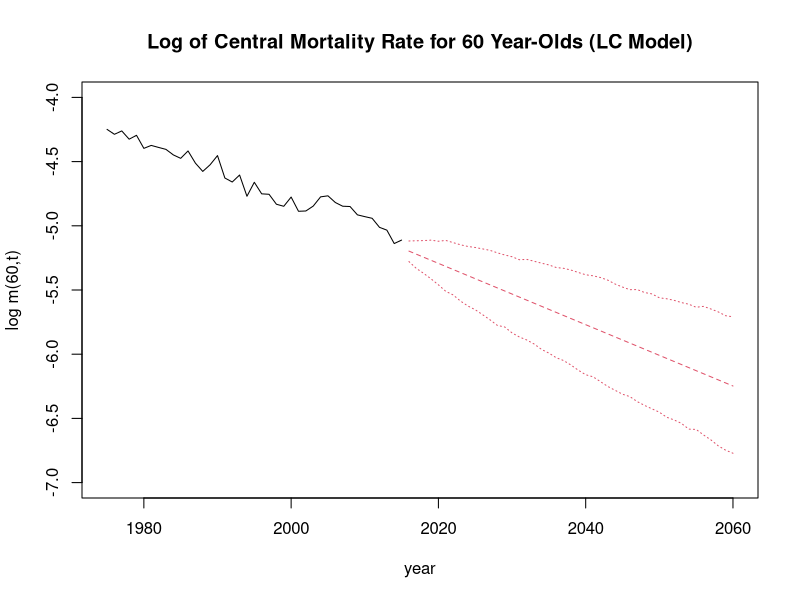
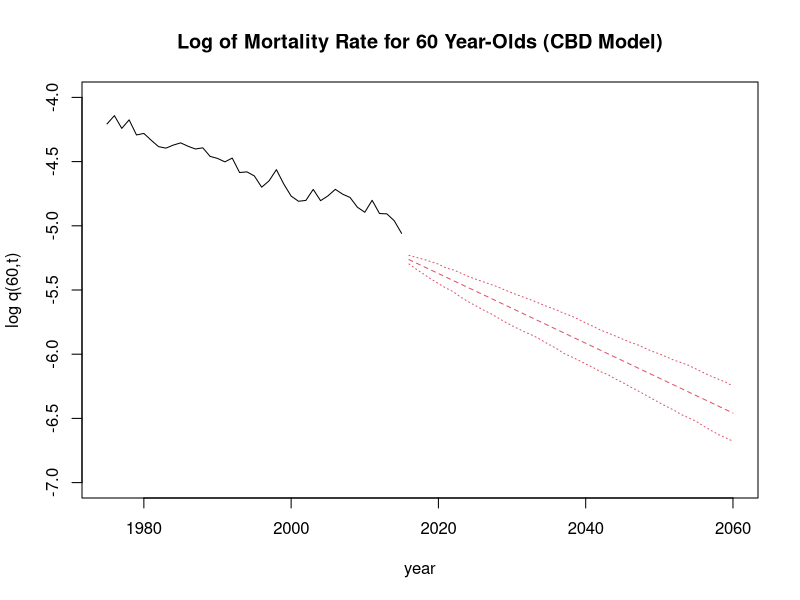

Source code (R) for these figures, in order:
## ---- chunk 1
rm(list = ls())
library(knitr)
library(tidyverse)
set.seed(31455034)
knitr::opts_chunk$set(echo = FALSE, warning = FALSE, message = FALSE)
## ---- chunk 2
# Limiting to Years 1975 - 2015 & Ages 0 - 99
death <- read.delim(file = "Data/Deaths_1x1.txt", sep = "") %>%
    filter(1975 <= Year, Year <= 2015, Age != "110+") %>%
    select(-Female, -Male) %>%
    mutate(Age = strtoi(Age)) %>%
    filter(Age < 100)


# Limiting to Years 1975 - 2015 & Ages 0 - 99
exposure <- read.delim(file = "Data/Exposures_1x1.txt", sep = "") %>%
    filter(1975 <= Year, Year <= 2015, Age != "110+") %>%
    select(-Female, -Male) %>%
    mutate(Age = strtoi(Age)) %>%
    filter(Age < 100)

age <- max(death$Age) - min(death$Age) + 1
year <- 2015 - 1975 + 1

# Death Array
d <- array(NA, c(age, year))

# Exposure Array
e <- array(NA, c(age, year))

# Central Death Rate Array
# m_(x, t) ≈ d_(x,t) / E_(x,t)
m <- array(NA, c(age, year + 45))

# Dataset age incrementer
h <- 1

for (t in 1:year) {
    for (x in 1:age) {
        d[x, t] <- death$Total[h]
        e[x, t] <- exposure$Total[h]
        m[x, t] <- d[x, t] / e[x, t]
        h <- h + 1
    }
}
## ---- chunk 3
# Overall mortality level
a <- numeric()

for (x in 1:age) {
    a[x] <- mean(log(m[x, 1:year]))
}

info <- array(NA, c(age, year))

# Demeaned mortality data
for (x in 1:age) {
    for (t in 1:year) {
        info[x, t] <- log(m[x, t]) - a[x]
    }
}

pca <- svd(info, 1, 1)
# X = UDV'
# U: orthogonal matrix
# V: orthogonal matrix
# D: diagonal matrix

# Age-specific sensitivity of log death
b <- pca$u / sum(pca$u)

# Mortality index
k <- sum(pca$u) * pca$d[1] * pca$v
## ---- chunk 4
# Bivariate random walk with drift Term
mu <- (k[year] - k[1]) / (year - 1)
for (t in 1:45) {
    # Random Walk with Drift
    k[year + t] <- k[year + t - 1] + mu
    for (x in 1:age) {
        m[x, year + t] <- exp(a[x] + b[x] * k[year + t])
    }
}
## ---- chunk 5
sigma <- sd(k[2:year] - k[1:(year - 1)])

# Future Central Death Rate Array
mf <- array(NA, c(age, year + 45, 1000))

# Future Mortality index
kf <- array(NA, c(year + 45, 1000))
# 1000 simulations
# rnorm(1): simulated error with mean 0 and variance 1
# sigma*rnorm(1)
for (z in 1:1000) {
    mf[1:age, 1:year, z] <- m[1:age, 1:year]
    kf[1:year, z] <- k[1:year]
    for (t in 1:45) {
        # Random Walk with Drift and noise added
        kf[year + t, z] <- kf[year + t - 1, z] + mu + sigma * rnorm(1)
        for (x in 1:age) {
            mf[x, year + t, z] <- exp(a[x] + b[x] * kf[year + t, z])
        }
    }
}

# 95% preidciton interval

# 97.5% quantile: upper end
upper <- numeric()
# 2.5% quantile: lower end
lower <- numeric()
for (t in 1:45) {
    upper[t] <- quantile(mf[60, year + t, 1:1000], 0.975)
    lower[t] <- quantile(mf[60, year + t, 1:1000], 0.025)
}

plot(
    c(1975:2015), log(m[60, 1:year]),
    xlim = c(1975, 2060), type = "l", ylim = c(-7, -4),
    xlab = "year", ylab = "log m(60,t)",
    main = "Log of Central Mortality Rate for 60 Year-Olds (LC Model)"
)
lines(c(2016:2060), log(m[60, (year + 1):(year + 45)]), lty = 2, col = 2)
lines(c(2016:2060), log(upper), lty = 3, col = 2)
lines(c(2016:2060), log(lower), lty = 3, col = 2)
## ---- chunk 6
LC_Cohort_Life_Expectancy <- exp(-m[60, year])

for (t in 1:(99 - 60)) {
    LC_Cohort_Life_Expectancy <- LC_Cohort_Life_Expectancy * exp(-m[60 + t, year + t])
    if (LC_Cohort_Life_Expectancy >= 0.5) lce_age <- 60 + t
}
# LC_Cohort_Life_Expectancy
## ---- chunk 7
# Limiting to Years 1975 - 2015 & Ages 0 - 99
death <- read.delim(file = "Data/Deaths_1x1.txt", sep = "") %>%
    filter(1975 <= Year, Year <= 2015, Age != "110+") %>%
    select(-Female, -Male) %>%
    mutate(Age = strtoi(Age)) %>%
    filter(Age >= 60, Age < 100)


# Limiting to Years 1975 - 2015 & Ages 0 - 99
exposure <- read.delim(file = "Data/Exposures_1x1.txt", sep = "") %>%
    filter(1975 <= Year, Year <= 2015, Age != "110+") %>%
    select(-Female, -Male) %>%
    mutate(Age = strtoi(Age)) %>%
    filter(Age >= 60, Age < 100)

age <- max(death$Age) - min(death$Age) + 1
year <- 2015 - 1975 + 1

# Death Array
d <- array(NA, c(age, year))

# Exposure Array
e <- array(NA, c(age, year))

# Central Death Rate Array
# m_(x, t) ≈ d_(x,t) / E_(x,t)
m <- array(NA, c(age, year))

# Mortality Rate Array
q <- array(NA, c(age, year + 45))

# Dataset age incrementer
h <- 1

for (t in 1:year) {
    for (x in 1:age) {
        d[x, t] <- death$Total[h]
        e[x, t] <- exposure$Total[h]
        m[x, t] <- d[x, t] / e[x, t]
        q[x, t] <- 1 - exp(-(d[x, t] / e[x, t]))
        h <- h + 1
    }
}
## ---- chunk 8
xbar <- mean(c(60:99))
co <- c(60:99) - xbar

# Level of mortality curve
kappa_1 <- numeric()

# Gradient of mortality curve
kappa_2 <- numeric()

for (t in 1:year) {
    fit <- lm(log(q[1:age, t] / (1 - q[1:age, t])) ~ co)
    kappa_1[t] <- fit$coef[1]
    kappa_2[t] <- fit$coef[2]
}
## ---- chunk 9
# Bivaraite random walk with drift Term
mu1 <- (kappa_1[year] - kappa_1[1]) / (year - 1)
# Bivaraite random walk with drift Term
mu2 <- (kappa_2[year] - kappa_2[1]) / (year - 1)

for (t in 1:45) {
    kappa_1[year + t] <- kappa_1[year + t - 1] + mu1
    kappa_2[year + t] <- kappa_2[year + t - 1] + mu2
    for (x in 1:age) {
        temp <- exp(kappa_1[year + t] + kappa_2[year + t] * (x + 59 - xbar))
        q[x, year + t] <- temp / (1 + temp)
    }
}
## ---- chunk 10
sigma1 <- sd(kappa_1[2:year] - kappa_1[1:(year - 1)])
sigma2 <- sd(kappa_2[2:year] - kappa_2[1:(year - 1)])
sigma12 <- cor(kappa_1[2:year] - kappa_1[1:(year - 1)], kappa_2[2:year] - kappa_2[1:(year - 1)])

# Future Mortality Rate Array
qf <- array(NA, c(age, year + 45, 1000))

# Future level of mortality curve
k1f <- array(NA, c(year + 45, 1000))

# Future gradient of mortality curve
k2f <- array(NA, c(year + 45, 1000))

for (z in 1:1000) {
    qf[1:age, 1:year, z] <- q[1:age, 1:year]
    k1f[1:year, z] <- kappa_1[1:year]
    k2f[1:year, z] <- kappa_2[1:year]
    for (t in 1:45) {
        z1 <- rnorm(1)
        z2 <- sigma12 * z1 + sqrt(1 - sigma12^2) * rnorm(1)
        k1f[year + t, z] <- k1f[year + t - 1, z] + mu1 + sigma1 * z1
        k2f[year + t, z] <- k2f[year + t - 1, z] + mu2 + sigma2 * z2
        for (x in 1:age) {
            temp <- exp(k1f[year + t, z] + k2f[year + t, z] * (x + 59 - xbar))
            qf[x, year + t, z] <- temp / (1 + temp)
        }
    }
}

upper <- numeric()
lower <- numeric()
for (t in 1:45) {
    upper[t] <- quantile(qf[1, year + t, 1:1000], 0.95)
    lower[t] <- quantile(qf[1, year + t, 1:1000], 0.05)
}


plot(
    c(1975:2015), log(q[1, 1:year]),
    xlim = c(1975, 2060), type = "l", ylim = c(-7, -4),
    xlab = "year", ylab = "log q(60,t)",
    main = "Log of Mortality Rate for 60 Year-Olds (CBD Model)"
)
lines(c(2016:2060), log(q[1, (year + 1):(year + 45)]), lty = 2, col = 2)
lines(c(2016:2060), log(upper), lty = 3, col = 2)
lines(c(2016:2060), log(lower), lty = 3, col = 2)
## ---- chunk 11
# CBD_Cohort_Life_Expectancy <- array(60, 1:(99 - 60))
CBD_P <- (1 - q[1, year])

for (t in 1:(99 - 60)) {
    CBD_P <- CBD_P * (1 - q[1 + t, year + t])
    # CBD_Cohort_Life_Expectancy[t + 1] <- 
    if (CBD_P >= 0.5) cbde_age <- 60 + t
}

## ---- chunk 12
# Limiting to Years 1975 - 2015 & Ages 0 - 99
death <- read.delim(file = "Data/Deaths_1x1.txt", sep = "") %>%
    filter(1975 <= Year, Year <= 2015, Age != "110+") %>%
    select(-Female, -Male) %>%
    mutate(Age = strtoi(Age)) %>%
    filter(Age < 100)


# Limiting to Years 1975 - 2015 & Ages 0 - 99
exposure <- read.delim(file = "Data/Exposures_1x1.txt", sep = "") %>%
    filter(1975 <= Year, Year <= 2015, Age != "110+") %>%
    select(-Female, -Male) %>%
    mutate(Age = strtoi(Age)) %>%
    filter(Age < 100)

age <- max(death$Age) - min(death$Age) + 1
year <- 2015 - 1975 + 1

# Death Array
d <- array(NA, c(age, year))

# Exposure Array
e <- array(NA, c(age, year))

# Central Death Rate Array
# m_(x, t) ≈ d_(x,t) / E_(x,t)
m <- array(NA, c(age, year))

# Dataset age incrementer
h <- 1

for (t in 1:year) {
    for (x in 1:age) {
        d[x, t] <- death$Total[h]
        e[x, t] <- exposure$Total[h]
        m[x, t] <- d[x, t] / e[x, t]
        h <- h + 1
    }
}
## ---- chunk 13
nom_upper <-  0.9
nom_lower <- 0.1
hids <- 3
epoch <- 100000
testing_years <- c(5, 15, 25)
## ---- chunk 14
x <- array(NA, c(2, 100))
mx <- max(log(m[, testing_years]))
mn <- min(log(m[, testing_years]))
t <- (log(m[, testing_years]) - mn) / (mx - mn) * (nom_upper - nom_lower) + nom_lower
## ---- chunk 15
n <- age
y <- array(NA, c(hids, n))
z <- numeric()

logistic <- function(s) {
    if (s > 700) {
        logistic <- 1
    }
    if (s <= 700) {
        logistic <- exp(s) / (1 + exp(s))
    }
    logistic
}
